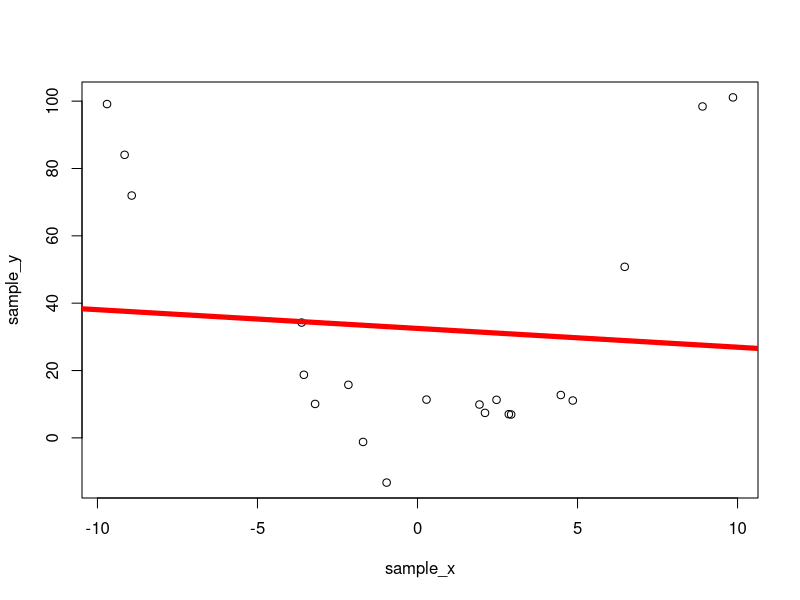
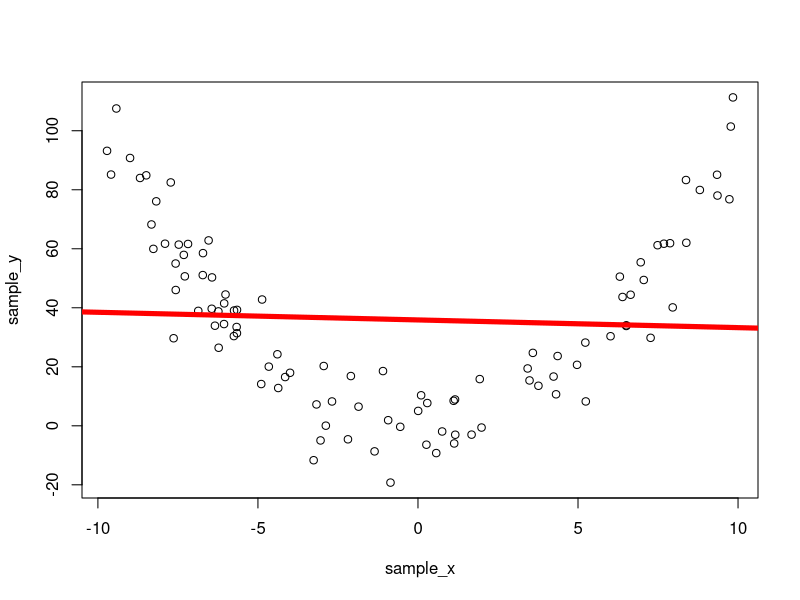
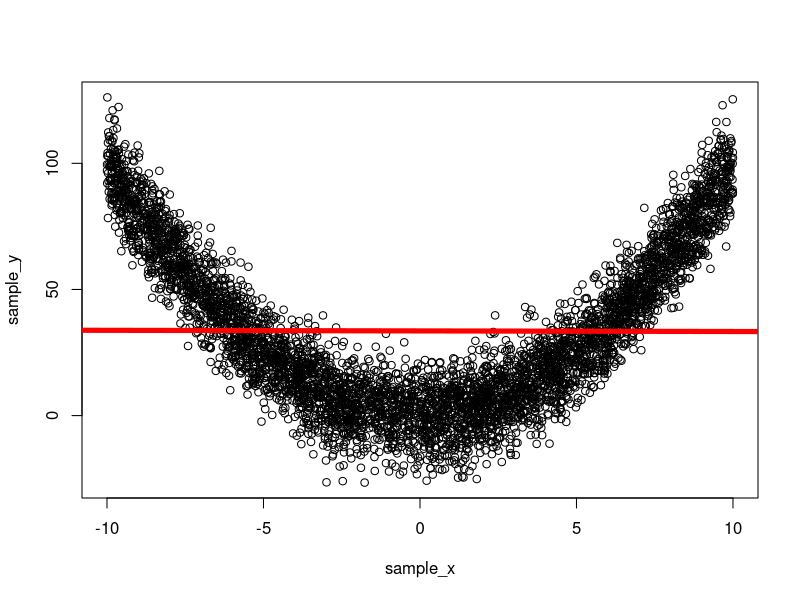
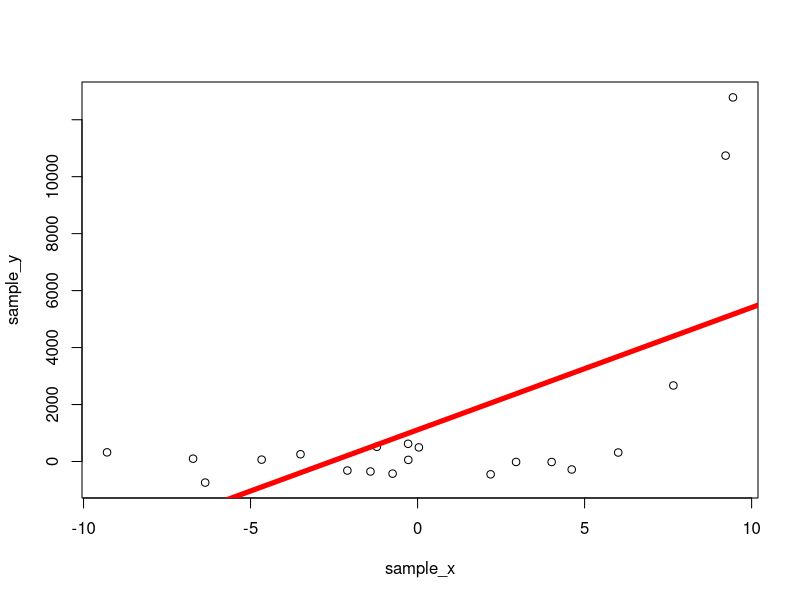
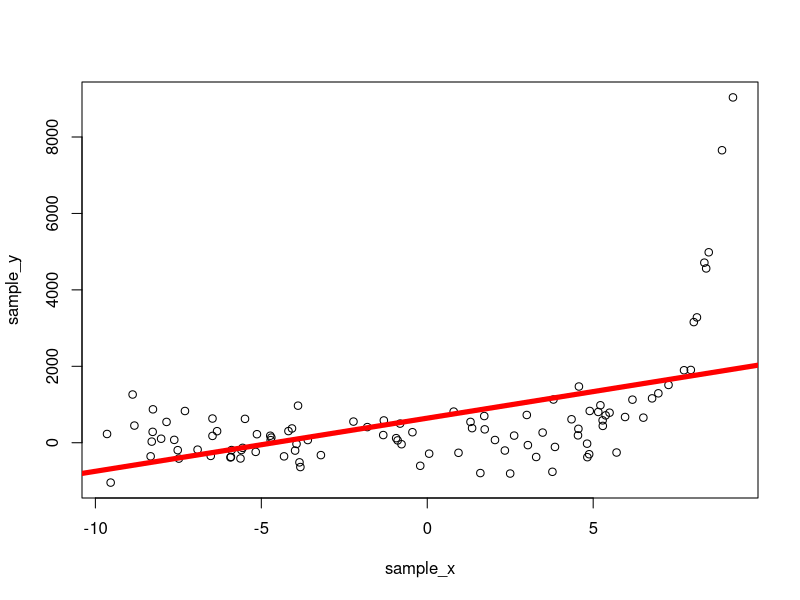
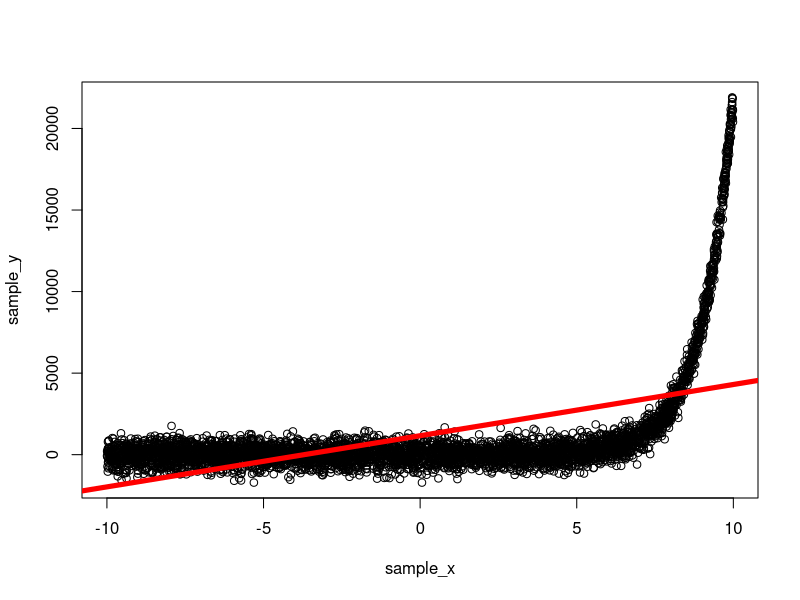
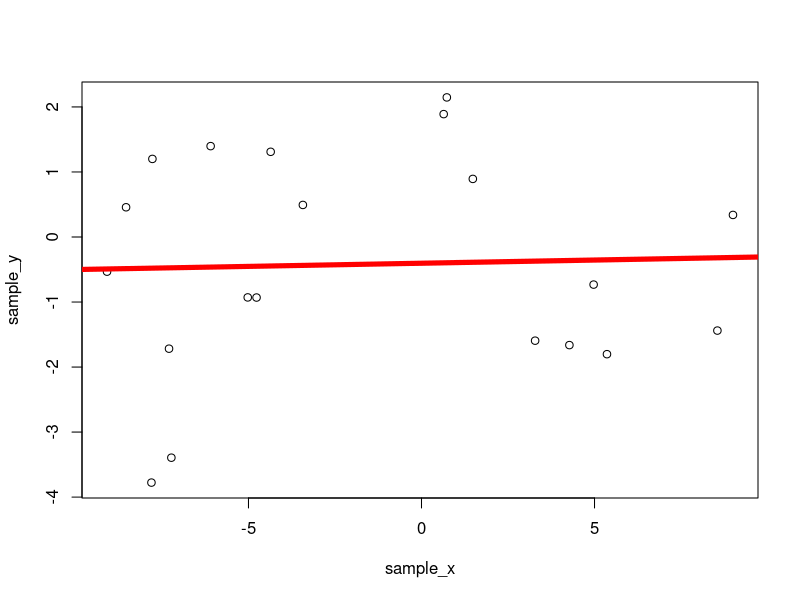
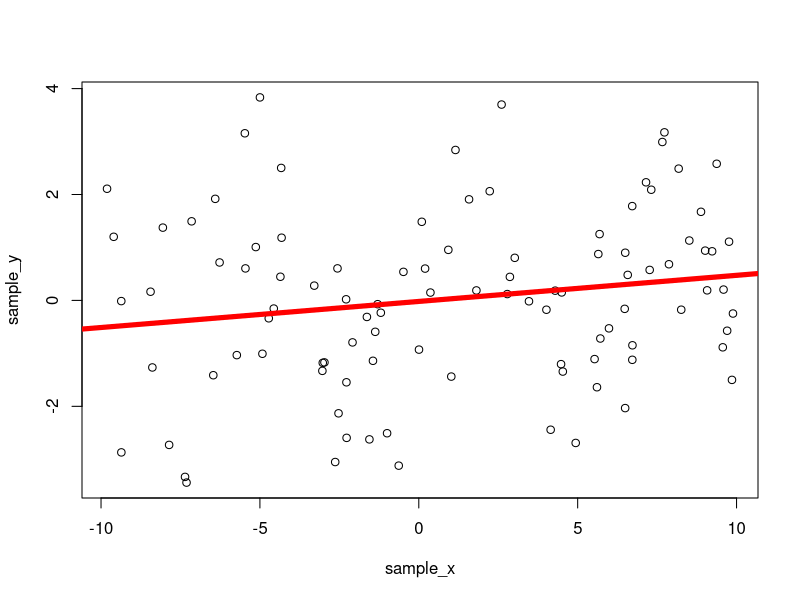

Here is the R script that generated these plots, in order:
## ---- chunk 1
knitr::opts_chunk$set(echo = TRUE)
## ---- chunk 2
    polynomial <- function(x) {
      return (x^2)
    }
    exponential <- function(x) {
      return (exp(x))
    }
    sinusoidal <- function(x) {
      return (sin(x))
    }
    Fs <- c(polynomial, exponential, sinusoidal)
## ---- chunk 3
    Ns <- c(20,100,5000) # small, medium, large
    x_lim.lower <- -10
    x_lim.upper <- 10
    noise.mean <- 0
    noise.sds <- c(10, 500, 1.5)
    
    sample_x.list <- c()
    sample_y.list <- c()
    
    y_hat.locations <- data.frame(sample_x = base::sample(x_lim.lower:x_lim.upper, size = 4, replace = FALSE)) # Use same variable name as predictor in lm
    
    for (i in 1:length(Fs)) {
      f <- Fs[[i]]
      noise.sd <- noise.sds[i]
      print("")
      print("NEW FUNCTION")
      
      for (j in 1:length(Ns)) {
        N <- Ns[j]
        print("")
        print(sprintf("N = %d", N))
        
        sample_x <- runif(n = N, min = x_lim.lower, max = x_lim.upper)
        sample_y <- f(sample_x) + rnorm(N, mean = noise.mean, sd = noise.sd)
      
        # Calculate model
        sim.lm <- lm(sample_y ~ sample_x)
        
        # Grab OLS coefficients
        intercept.estimate <- sim.lm$coefficients[1]
        beta1.estimate <- sim.lm$coefficients[2]
        
        # Plot regression line through data
        plot(sample_x, sample_y)
        abline(intercept.estimate, beta1.estimate, lwd = 5, col = "red")
        
        # Part (i)
        print("Prediction at:")
        print(y_hat.locations$sample_x)
        print(" is ")
        print(predict.lm(sim.lm, y_hat.locations, interval = "prediction"))
        
        # Part (ii)
        print("Confidence interval of coefficients:")
        print(confint(sim.lm, c("(Intercept)", "sample_x"), level = 0.95))
        
        # Part (iii)
        s <- summary(sim.lm)
        residuals <- s$residuals
        mse <- mean(residuals^2)
        print(sprintf("MSE: %f", mse))
      
        # Part (iv)
        p.prime <- 2
        n <- length(sample_x)
        res.df <- n - p.prime
        alpha <- 0.05
        
        
        intercept.se <- s$coefficients[1,2]
        intercept.t.val <- (intercept.estimate - 0) / intercept.se 
        #intercept.t.val <- s$coefficients[1,3]
        intercept.p.val <- 2 * pt(abs(intercept.t.val), res.df, lower.tail = FALSE)
        #intercept.p.val <- s$coefficients[1,4]
        if (intercept.p.val < alpha) {
          print(sprintf("Intercept IS significant at the %.3f level", alpha))
        } else {
          print(sprintf("Intercept IS NOT significant at the %.3f level", alpha))
        }
        
        
        beta1.se <- s$coefficients[2,2]
        beta1.t.val <- (beta1.estimate - 0) / beta1.se 
        #beta1.t.val <- s$coefficients[2,3]
        beta1.p.val <- 2 * pt(abs(beta1.t.val), res.df, lower.tail = FALSE)
        #beta1.p.val <- s$coefficients[2,4]
        if (beta1.p.val < alpha) {
          print(sprintf("Slope IS significant at the %.3f level", alpha))
        } else {
          print(sprintf("Slope IS NOT significant at the %.3f level", alpha))
        }
      }
    }
    
## ---- chunk 4
    linear <- function(x) {
      return (2*x + 10)
    }
    Fs[[4]] <- linear
    
    N <- 20 # small sample size
    noise.mean <- 0
    noise.sd <- 10
    
    model <- sample(Fs, size=1)[[1]] # 1 in 4 chance of a linear model
    
    sample_x <- runif(n = N, min = x_lim.lower, max = x_lim.upper)
    sample_y <- model(sample_x) + rnorm(N, mean = noise.mean, sd = noise.sd)
  
    # Calculate model
    sim.lm <- lm(sample_y ~ sample_x)
    
    # Grab OLS coefficients
    intercept.estimate <- sim.lm$coefficients[1]
    beta1.estimate <- sim.lm$coefficients[2]
    
    # Don't plot regression line, for testing self
    #plot(sample_x, sample_y)
    #abline(intercept.estimate, beta1.estimate, lwd = 5, col = "red")
    
    # Part (i)
    print("Prediction at:")
    print(y_hat.locations$sample_x)
    print(" is ")
    print(predict.lm(sim.lm, y_hat.locations, interval = "prediction"))
    
    # Part (ii)
    print("Confidence interval of coefficients:")
    print(confint(sim.lm, c("(Intercept)", "sample_x"), level = 0.95))
    
    # Part (iii)
    s <- summary(sim.lm)
    residuals <- s$residuals
    mse <- mean(residuals^2)
    print(sprintf("MSE: %f", mse))
  
    # Part (iv)
    p.prime <- 2
    n <- length(sample_x)
    res.df <- n - p.prime
    alpha <- 0.05
    
    
    intercept.se <- s$coefficients[1,2]
    intercept.t.val <- (intercept.estimate - 0) / intercept.se 
    #intercept.t.val <- s$coefficients[1,3]
    intercept.p.val <- 2 * pt(abs(intercept.t.val), res.df, lower.tail = FALSE)
    #intercept.p.val <- s$coefficients[1,4]
    if (intercept.p.val < alpha) {
      print(sprintf("Intercept IS significant at the %.3f level", alpha))
    } else {
      print(sprintf("Intercept IS NOT significant at the %.3f level", alpha))
    }
    
    
    beta1.se <- s$coefficients[2,2]
    beta1.t.val <- (beta1.estimate - 0) / beta1.se 
    #beta1.t.val <- s$coefficients[2,3]
    beta1.p.val <- 2 * pt(abs(beta1.t.val), res.df, lower.tail = FALSE)
    #beta1.p.val <- s$coefficients[2,4]
    if (beta1.p.val < alpha) {
      print(sprintf("Slope IS significant at the %.3f level", alpha))
    } else {
      print(sprintf("Slope IS NOT significant at the %.3f level", alpha))
    }
## ---- chunk 5
set.seed(99)
# gamma
n <- 200
b0 <- 10
b1 <- 2
eps_alpha <- 2
eps_beta <- 1/4

x <- runif(n, 0, 10)
eps <- (rgamma(n, eps_alpha, 1/eps_beta) - eps_alpha * eps_beta) * 2
y <- b0 - b1 * x + eps

hist(eps)
var(eps)
mean(eps)

# poisson
n <- 200
lambda <- 50

x <- runif(n, 0, 10)
eps <- (rpois(n, lambda) - lambda) * 2
y <- b0 - b1 * x + eps

hist(eps)
var(eps)
mean(eps)
## ---- chunk 6
# gamma
generateGamma <- function (n, x, b0, b1) {
  eps_alpha <- 2
  eps_beta <- 1/4
  eps <- (rgamma(n, eps_alpha, 1/eps_beta) - eps_alpha * eps_beta) * 2
  # variance is alpha * beta^2 * 2^2: 0.5
  y <- b0 + b1 * x + eps
  return(y)
}

# poisson
generatePoisson <- function (n, x, b0, b1) {
  lambda <- 50
  eps <- (rpois(n, lambda) - lambda) * 2
  # variance is lambda * 2^2: 200
  y <- b0 + b1 * x + eps
  return(y)
}

# normal
generateNormal <- function (n, x, b0, b1) {
  sd <- 1
  eps <- (rnorm(n, 0, sd)) * 2
  # variance is sd^2 * 2^2: 4
  y <- b0 + b1 * x + eps
  return(y)
}
## ---- chunk 7
set.seed(99)
b0 <- 10
b1 <- 2

# 20
n <- 20
x.20 <- runif(n, 0, 10)
pois.20 <- generatePoisson(n, x.20, b0, b1)
gamma.20 <- generateGamma(n, x.20, b0, b1)


# 100
n <- 100
x.100 <- runif(n, 0, 10)
pois.100 <- generatePoisson(n, x.100, b0, b1)
gamma.100 <- generateGamma(n, x.100, b0, b1)

# 5000
n <- 5000
x.5000 <- runif(n, 0, 10)
pois.5000 <- generatePoisson(n, x.5000, b0, b1)
gamma.5000 <- generateGamma(n, x.5000, b0, b1)
## ---- chunk 8
set.seed(99)
probB <- function (xylist) {
  for (xy in xylist) {
    yname <- colnames(xy)[2]
    colnames(xy) <- c('x','y')
    #ii.
    model.fit <- lm(y~x, xy)
    #i.
    preds <- predict(model.fit, data.frame(x=c(1,3,5,50)), interval='confidence')
    # iii.
    predMSE <- anova(model.fit)[2,3]
    # iv.
    betas <- summary(model.fit)$coefficients[,c(1,3,4)]
    # confint for betas
    betarange <- confint(model.fit, level=0.95)
    # output
    print(yname)
    print('Predicted Betas with t-values and confidence intervals:')
    print(betas)
    print(betarange)
    print('Predicted values for x=1,3,5,50 (the expected values are 12, 16, 20, 110):')
    print(preds)
    print('MSE:')
    print(predMSE)
  }
}

print('Expected Variance of the Gamma distribution is 0.5 & Expected Variance of the Poisson distribution is 200')

print('Real B0 is 10 & B1 is 2')

xylist <- list(data.frame(x.20, pois.20), data.frame(x.20, gamma.20), data.frame(x.100, pois.100), data.frame(x.100, gamma.100), data.frame(x.5000, pois.5000), data.frame(x.5000, gamma.5000))

probB(xylist)
## ---- chunk 9
set.seed(99)

generateRandom <- function (n, x) {
  decision <- runif(1,0,1)
  print(decision)
  b0 <- 10
  b1 <- .5
  if (decision < 0.33) {
    return(generateNormal(n,x,b0,b1))
  } else if (decision < 0.66) {
    return(generatePoisson(n,x,b0,b1))
  } else {
    return(generateGamma(n,x,b0,b1))
  }
}

n <- 100
x <- runif(n, 0, 10)
y <- generateRandom(n, x)
model.fit <- lm(y~x)
summary(model.fit)$coefficients[,c(1,3,4)] # betas
confint(model.fit) # betas confidence interval
anova(model.fit)[2,3] # MSE
plot(model.fit, which=2) # plot
## ---- chunk 10
y <- generateRandom(n, x)
model.fit <- lm(y~x)
summary(model.fit)$coefficients[,c(1,3,4)] # betas
confint(model.fit) # betas confidence interval
anova(model.fit)[2,3] # MSE
plot(model.fit, which=2) # plot
## ---- chunk 11
set.seed(5)

list = c(20,200,5000)
paste("///////////////", "eps sd = e^x","///////////////" )
print("")
for (n in list){
x <- runif(n, 0, 10)
eps <- rnorm(n, sd =  exp(1)^x)
y <- b0 + b1 * x + eps
#(hist(eps))
data_new <- as.data.frame(cbind(x,y))
colnames(data_new) <- c("x_var", "y")
fit1 <- lm(y~x_var, data = data_new)
summary(fit1)
print(paste("with sample size = ", n))
MSE <- anova(fit1)[2,3]
print(" i. Predict y-hat at several different locations using a confidence interval.")
print(predict(fit1,data.frame(x_var = c(1,5,2)), interval="confidence"))
print("ii. Predict the beta coefficients w/ confidence interval.")
summary(fit1)
print(confint(fit1))
print("iii. Find the MSE")
MSE <- anova(fit1)[2,3]
print(paste("MSE = ",MSE))
print("iv. Test to see whether the beta(s) are significant (t-tests)")
print(summary(fit1)$coefficients[,c(3,4)])
}

#with another error dist
paste("///////////////", "eps sd = x^3","///////////////" )
print("")
set.seed(5)
list = c(20,200,5000)

for (n in list){
x <- runif(n, 0, 10)
eps <- rnorm(n, sd =  x^3)
y <- b0 + b1 * x + eps
#(hist(eps))
data_new <- as.data.frame(cbind(x,y))
colnames(data_new) <- c("x_var", "y")
fit1 <- lm(y~x_var, data = data_new)
summary(fit1)
print(paste("with sample size = ", n))
print(" i. Predict y-hat at several different locations using a confidence interval.")
print(predict(fit1,data.frame(x_var = c(1,5,2)), interval="confidence"))
print("ii. Predict the beta coefficients w/ confidence interval.")
summary(fit1)
print(confint(fit1))
print("iii. Find the MSE")
MSE <- anova(fit1)[2,3]
print(paste("MSE = ",MSE))
print("iv. Test to see whether the beta(s) are significant (t-tests)")
print(summary(fit1)$coefficients[,c(3,4)])
}

## ---- chunk 12
par(mfrow = c(3,1))
set.seed(5)
library(lmtest)

list = c(20,200,5000)
paste("///////////////", "eps sd = e^x","///////////////" )
print("")
for (n in list){
x <- runif(n, 0, 10)
eps <- rnorm(n, sd =  exp(1)^x)
y <- b0 + b1 * x + eps
#(hist(eps))
data_new <- as.data.frame(cbind(x,y))
colnames(data_new) <- c("x_var", "y")
fit1 <- lm(y~x_var, data = data_new)
summary(fit1)
print(paste("with sample size = ", n))
#informal
plot(fit1, which = 1)

#formal test
print(bptest(fit1))
}

#with another error dist
paste("///////////////", "eps sd = x^3","///////////////" )
print("")
set.seed(5)
list = c(20,200,5000)
par(mfrow = c(3,1))
for (n in list){
x <- runif(n, 0, 10)
eps <- rnorm(n, sd =  x^3)
y <- b0 + b1 * x + eps
#(hist(eps))
data_new <- as.data.frame(cbind(x,y))
colnames(data_new) <- c("x_var", "y")
fit1 <- lm(y~x_var, data = data_new)
summary(fit1)
print(paste("with sample size = ", n))
#informal
plot(fit1, which = 1)

#formal test
print(bptest(fit1))
}




## ---- chunk 13
yes_func <- function (n) {
  #n<- 200
  x <- runif(n, 0, 10)
  eps <- rnorm(n, sd =  exp(1)^x)
  y <- b0 + b1 * x + eps
  fit <- lm(y~x)
  #informal
  plot(fit, which = 1)
  #formal
  x <- bptest(fit)[4]
  ifelse(x < .05, return("pvalue is below .05. Non constant variance present"), return("everything is fine!"))

}

no_func <- function (n) {
  #n<- 200
  x <- runif(n, 0, 10)
  eps <- rnorm(n, sd =  x)
  y <- b0 + b1 * x + eps
  fit <- lm(y~x)
  #informal
  plot(fit, which = 1)
  #formal
  x <- bptest(fit)[4]
  ifelse(x < .05, return("We predict model is comprimised"), return("everything is probably ok"))
}

ifelse(runif(1,0,1) > .5,yes_func(200), no_func(200) )
## ---- chunk 14
set.seed(1234)
#values of true betas and sigma
b0 <- 10
b1 <- 10
sigma <- 2

simulations <- function(n,rho){
#initialize percentages
bad_yhat = 0
beta1p = 0
beta0p = 0
msq = 0
pvalb0 = 0
pvalb1 = 0

for (i in 1:100){
  x <- runif(n, 0, 10)
  newx <- runif(20,0,10)
  eps <- rep(0, n)
  e.ind <- rnorm(n, mean = 0, sd = (sigma / sqrt(1-rho^2)))
  eps[1] <- e.ind[1]
  for (i in 2:n) {
    eps[i] <- rho * eps[i-1] + e.ind[i]
  }
  y <- b0 + b1 * x + eps
  
  lm.err <- lm(y~x)
  
  testmodel <- b0 + b1 * newx
  
  
  y_hat_ci <- predict(lm.err, newdata = data.frame(x = I(newx)), interval = "confidence")
  bad_yhat <- 20 - sum((testmodel >= y_hat_ci[,2]) & (testmodel <= y_hat_ci[,3]))
  
  
  beta1ci <- confint(lm.err, "x",level=.95 )
  if(b1 > beta1ci[1] & b1 < beta1ci[2]){
    beta1p <- beta1p + 1
  }
  beta0ci <- confint(lm.err,"(Intercept)",level=.95)
  if(b1 > beta0ci[1] & b1 < beta0ci[2]){
    beta0p <- beta0p + 1
  }
  #take average of MSE 
  anov <- anova(lm.err)
  msq <- msq + anov$`Mean Sq`[2]
  
  #check if b0 is significant 
  summ <- summary(lm.err)$coefficients[,4]
  if (summ[1]< .05){
    pvalb0 <- pvalb0 + 1
  }
  
  #check if b1 is significant
  if (summ[2] < .05){
    pvalb1 <- pvalb1 + 1
  }
  
  
}

#return percentage of simulations that captured true paramater in confidence interval
results <- data.frame(bad_yhat/100,
                      beta1p/100,
                      beta0p/100,
                      msq/100,
                      pvalb0/100,
                      pvalb1/100)

return(results)

}

#Samples with rho = .3
small_samp1 = simulations(20, .3)
med_samp1=simulations(100, .3)
lrg_samp1=simulations(5000, .3)
small_rho <- matrix(c(small_samp1, med_samp1,lrg_samp1),byrow=T, nrow=3)
colnames(small_rho) <-c("bad_yhat","beta1","beta0","avg mse","pvalb0","pvalb1")
rownames(small_rho) <-c("small sample", "medium sample", "large sample")
small_rho
#samples with rho=.9
small_samp2 = simulations(20, .9)
med_samp2=simulations(100, .9)
lrg_samp2=simulations(5000, .9)
large_rho <- matrix(c(small_samp2, med_samp2,lrg_samp2),byrow=T, nrow=3)
colnames(large_rho) <-c("bad_yhat","beta1","beta0","avg mse","pvalb0","pvalb1")
rownames(large_rho) <-c("small sample", "medium sample", "large sample")
large_rho






## ---- chunk 15
set.seed(12)
rho_vec <- c(0, .8)
#choose random value of rho
rho <- sample(rho_vec,1)


  x <- runif(n, 0, 10)
  newx <- runif(n,0,10)
  eps <- rep(0, n)
  e.ind <- rnorm(n, mean = 0, sd = (sigma / sqrt(1-rho^2)))
  eps[1] <- e.ind[1]
  for (i in 2:n) {
    eps[i] <- rho * eps[i-1] + e.ind[i]
  }
  y <- b0 + b1 * x + eps
  
  lm.random <- lm(y~x)
  
  plot(lm.random)
  plot(1:n, residuals(lm.random))
  



## ---- chunk 16
n = 5000
a = rnorm(n)
b = 1 + a
c = 2 + rnorm(n) + 2 * a
summary(lm(c ~ b + a))
## ---- chunk 17
n = 5000
a = rnorm(n)
b = 2 * a
c = 2 + rnorm(n) + 2 * a
summary(lm(c ~ b + a))
## ---- chunk 18
n = 20
a = rnorm(n)
b = 1 + a
c = 2 + rnorm(n) + 2 * a
model_20 <- lm(c ~ b + a) 
summary(model_20)
## ---- chunk 19
n = 100
a = rnorm(n)
b = 1 + a
c = 2 + rnorm(n) + 2 * a
model_100 <- lm(c ~ b + a) 
summary(model_100)
## ---- chunk 20
n = 5000
a = rnorm(n)
b = 1 + a
c = 2 + rnorm(n) + 2 * a
model_5000 <- lm(c ~ b + a)
summary(model_5000)
## ---- chunk 21
prediction_points <- matrix(c(-2,  -3,
                              -0.5, 2,
                               0,   0,
                               4,   5), ncol=2)
prediction_points <- data.frame(prediction_points)
colnames(prediction_points) <- c("a", "b")
predict.lm(model_20, newdata = prediction_points, interval = "prediction")
## ---- chunk 22
prediction_points <- matrix(c(-2,  -3,
                              -0.5, 2,
                               0,   0,
                               4,   5), ncol=2)
prediction_points <- data.frame(prediction_points)
colnames(prediction_points) <- c("a", "b")
predict.lm(model_100, newdata = prediction_points, interval = "prediction")
## ---- chunk 23
prediction_points <- matrix(c(-2,  -3,
                              -0.5, 2,
                               0,   0,
                               4,   5), ncol=2)
prediction_points <- data.frame(prediction_points)
colnames(prediction_points) <- c("a", "b")
predict.lm(model_5000, newdata = prediction_points, interval = "prediction")
## ---- chunk 24
confint(model_20)
confint(model_100)
confint(model_5000)
## ---- chunk 25
calculate_mse <- function(model){ return (c(crossprod(model$residuals)) / length(model$residuals))}
calculate_mse(model_20)
calculate_mse(model_100)
calculate_mse(model_5000)
## ---- chunk 26
t_test_on_lm <- function(model){
  return(1 - 
    pt(coef(summary(model))[,3], 
     df = summary(model)$df[2])
  )
  
}
t_test_on_lm(model_20)
t_test_on_lm(model_100)
t_test_on_lm(model_5000)
## ---- chunk 27
simulate_data <- function (is_correlated) {
  n <- 20
  b0 <- 10
  b1 <- 3
  b2 <- 7
  sigma <- 2
  x1 <- runif(n, 0, 10)
  x2 <- is_correlated * x1 + rnorm(n)
  cor(x1, x2)
  eps <- rnorm(n = n, sd = sigma)
  y <- b0 + b1 * x1 + b2 * x2 + eps
  return (data.frame(y, x1, x2))
  }
## ---- chunk 28
run_regression <- function(data){return(lm(y ~ x1 + x2, data = data))}

print("first")
first_model <- run_regression(simulate_data(TRUE))
first_model$coefficients
confint(first_model)
print("")

print("second")
second_model <- run_regression(simulate_data(FALSE))
second_model$coefficients
confint(second_model)
print("")

print("third")
third_model <- run_regression(simulate_data(TRUE))
third_model$coefficients
confint(third_model)
print("")

print("fourth")
fourth_model <- run_regression(simulate_data(FALSE))
fourth_model$coefficients
confint(fourth_model)
## ---- chunk 29
calculate_mse(first_model)
calculate_mse(second_model)
calculate_mse(third_model)
calculate_mse(fourth_model)
